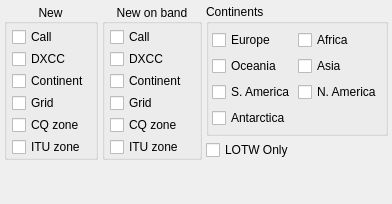
                     <widget class="QWidget" name="tab_10">
                      <attribute name="title">
                       <string>Filtering</string>
                      </attribute>
                      <layout class="QGridLayout" name="gridLayout">
                       <property name="leftMargin">
                        <number>4</number>
                       </property>
                       <property name="topMargin">
                        <number>4</number>
                       </property>
                       <property name="rightMargin">
                        <number>4</number>
                       </property>
                       <property name="bottomMargin">
                        <number>4</number>
                       </property>
                       <property name="spacing">
                        <number>4</number>
                       </property>
                       <item row="1" column="1">
                        <spacer name="verticalSpacer_10">
                         <property name="orientation">
                          <enum>Qt::Vertical</enum>
                         </property>
                         <property name="sizeHint" stdset="0">
                          <size>
                           <width>20</width>
                           <height>40</height>
                          </size>
                         </property>
                        </spacer>
                       </item>
                       <item row="0" column="2">
                        <widget class="QGroupBox" name="groupBox_2">
                         <property name="toolTip">
                          <string>&lt;html&gt;&lt;head/&gt;&lt;body&gt;&lt;p&gt;Only stations with new Call/DXCC/Continent... on band will be shown in the Band Activity window&lt;/p&gt;&lt;/body&gt;&lt;/html&gt;</string>
                         </property>
                         <property name="title">
                          <string>New on band</string>
                         </property>
                         <property name="alignment">
                          <set>Qt::AlignCenter</set>
                         </property>
                         <layout class="QVBoxLayout" name="verticalLayout_14">
                          <property name="spacing">
                           <number>2</number>
                          </property>
                          <property name="leftMargin">
                           <number>5</number>
                          </property>
                          <property name="topMargin">
                           <number>3</number>
                          </property>
                          <property name="rightMargin">
                           <number>5</number>
                          </property>
                          <property name="bottomMargin">
                           <number>0</number>
                          </property>
                          <item>
                           <widget class="QCheckBox" name="cb_callB4onBand">
                            <property name="text">
                             <string>Call</string>
                            </property>
                           </widget>
                          </item>
                          <item>
                           <widget class="QCheckBox" name="cb_countryB4onBand">
                            <property name="text">
                             <string>DXCC</string>
                            </property>
                           </widget>
                          </item>
                          <item>
                           <widget class="QCheckBox" name="cb_continentB4onBand">
                            <property name="text">
                             <string>Continent</string>
                            </property>
                           </widget>
                          </item>
                          <item>
                           <widget class="QCheckBox" name="cb_gridB4onBand">
                            <property name="text">
                             <string>Grid</string>
                            </property>
                           </widget>
                          </item>
                          <item>
                           <widget class="QCheckBox" name="cb_CQZoneB4onBand">
                            <property name="text">
                             <string>CQ zone</string>
                            </property>
                           </widget>
                          </item>
                          <item>
                           <widget class="QCheckBox" name="cb_ITUZoneB4onBand">
                            <property name="text">
                             <string>ITU zone</string>
                            </property>
                           </widget>
                          </item>
                         </layout>
                        </widget>
                       </item>
                       <item row="0" column="1">
                        <widget class="QGroupBox" name="groupBox_3">
                         <property name="toolTip">
                          <string>&lt;html&gt;&lt;head/&gt;&lt;body&gt;&lt;p&gt;Only stations with new Call/DXCC/Continent... will be shown in the Band Activity window&lt;/p&gt;&lt;/body&gt;&lt;/html&gt;</string>
                         </property>
                         <property name="title">
                          <string>New</string>
                         </property>
                         <property name="alignment">
                          <set>Qt::AlignCenter</set>
                         </property>
                         <layout class="QVBoxLayout" name="verticalLayout_13">
                          <property name="spacing">
                           <number>2</number>
                          </property>
                          <property name="leftMargin">
                           <number>5</number>
                          </property>
                          <property name="topMargin">
                           <number>3</number>
                          </property>
                          <property name="rightMargin">
                           <number>5</number>
                          </property>
                          <property name="bottomMargin">
                           <number>0</number>
                          </property>
                          <item>
                           <widget class="QCheckBox" name="cb_callB4">
                            <property name="text">
                             <string>Call</string>
                            </property>
                           </widget>
                          </item>
                          <item>
                           <widget class="QCheckBox" name="cb_countryB4">
                            <property name="text">
                             <string>DXCC</string>
                            </property>
                           </widget>
                          </item>
                          <item>
                           <widget class="QCheckBox" name="cb_continentB4">
                            <property name="text">
                             <string>Continent</string>
                            </property>
                           </widget>
                          </item>
                          <item>
                           <widget class="QCheckBox" name="cb_gridB4">
                            <property name="text">
                             <string>Grid</string>
                            </property>
                           </widget>
                          </item>
                          <item>
                           <widget class="QCheckBox" name="cb_CQZoneB4">
                            <property name="text">
                             <string>CQ zone</string>
                            </property>
                           </widget>
                          </item>
                          <item>
                           <widget class="QCheckBox" name="cb_ITUZoneB4">
                            <property name="text">
                             <string>ITU zone</string>
                            </property>
                           </widget>
                          </item>
                         </layout>
                        </widget>
                       </item>
                       <item row="0" column="3">
                        <layout class="QVBoxLayout" name="verticalLayout_10">
                         <item>
                          <widget class="QGroupBox" name="groupBox_8">
                           <property name="toolTip">
                            <string>&lt;html&gt;&lt;head/&gt;&lt;body&gt;&lt;p&gt;Show only stations from the selected continents&lt;/p&gt;&lt;/body&gt;&lt;/html&gt;</string>
                           </property>
                           <property name="statusTip">
                            <string/>
                           </property>
                           <property name="title">
                            <string>Continents</string>
                           </property>
                           <layout class="QGridLayout" name="gridLayout_4">
                            <property name="leftMargin">
                             <number>3</number>
                            </property>
                            <property name="topMargin">
                             <number>3</number>
                            </property>
                            <property name="rightMargin">
                             <number>3</number>
                            </property>
                            <property name="bottomMargin">
                             <number>0</number>
                            </property>
                            <property name="spacing">
                             <number>3</number>
                            </property>
                            <item row="1" column="1">
                             <widget class="QCheckBox" name="cb_c_AS">
                              <property name="text">
                               <string>Asia</string>
                              </property>
                             </widget>
                            </item>
                            <item row="0" column="0">
                             <widget class="QCheckBox" name="cb_c_EU">
                              <property name="text">
                               <string>Europe</string>
                              </property>
                             </widget>
                            </item>
                            <item row="0" column="1">
                             <widget class="QCheckBox" name="cb_c_AF">
                              <property name="text">
                               <string>Africa</string>
                              </property>
                             </widget>
                            </item>
                            <item row="4" column="1">
                             <widget class="QCheckBox" name="cb_c_NA">
                              <property name="text">
                               <string>N. America</string>
                              </property>
                             </widget>
                            </item>
                            <item row="4" column="0">
                             <widget class="QCheckBox" name="cb_c_SA">
                              <property name="text">
                               <string>S. America</string>
                              </property>
                             </widget>
                            </item>
                            <item row="5" column="0">
                             <widget class="QCheckBox" name="cb_c_AN">
                              <property name="text">
                               <string>Antarctica</string>
                              </property>
                             </widget>
                            </item>
                            <item row="1" column="0">
                             <widget class="QCheckBox" name="cb_c_OC">
                              <property name="text">
                               <string>Oceania</string>
                              </property>
                             </widget>
                            </item>
                           </layout>
                          </widget>
                         </item>
                         <item>
                          <widget class="QCheckBox" name="cb_f_LOTW">
                           <property name="toolTip">
                            <string>&lt;html&gt;&lt;head/&gt;&lt;body&gt;&lt;p&gt;Show only stations registered with LOTW&lt;/p&gt;&lt;/body&gt;&lt;/html&gt;</string>
                           </property>
                           <property name="text">
                            <string>LOTW Only</string>
                           </property>
                          </widget>
                         </item>
                        </layout>
                       </item>
                      </layout>
                     </widget>
